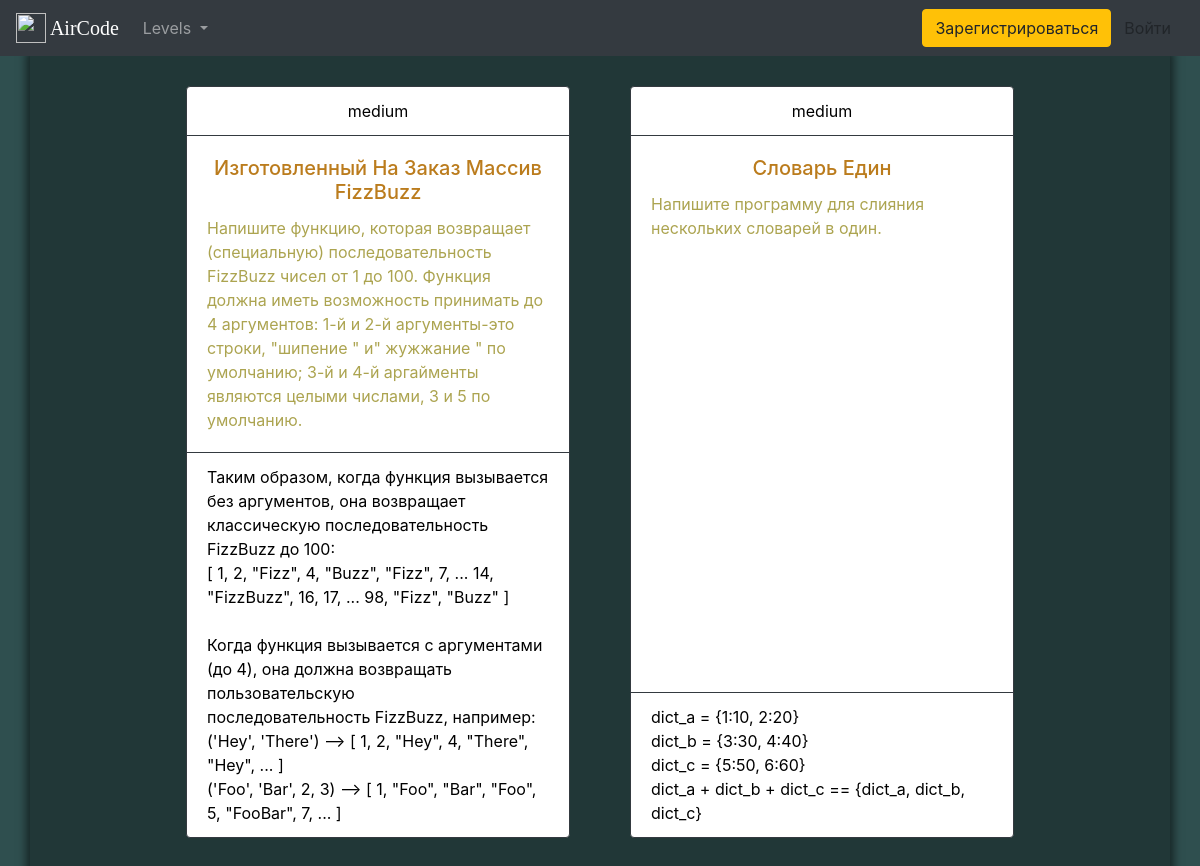
The page /somewhat/ on the database its author committed.
### main/models.py (models this page shows, shortened)
class Task(models.Model):
    article = models.CharField("Название", max_length=120)
    lvl = models.ForeignKey(
        Category, on_delete=models.CASCADE, related_name="postcategory"
    )
    textarea = models.TextField(max_length=5600)
    examples = models.TextField("Примеры", max_length=2000)
    post_date = models.DateField("Date", default=datetime.date.today)
    tests = models.ForeignKey(
        Test,
        on_delete=models.CASCADE,
        related_name="Тесты",
        blank=True,
        null=True,
        default=None,
    )
    solution = models.TextField(max_length=5600, default="")

class Category(models.Model):
    name = models.CharField(max_length=40)
    def __str__(self):
        return self.name

### main/views.py (the view)
# urls.py: path("somewhat/", posts_somewhat, name="somewhat"),
def posts_somewhat(request):
    post = Task.objects.filter(lvl__name="medium")
    context = {
        "post": post,
    }
    return render(request, "main/somewhat.html", context)

### main/templates/main/somewhat.html
{% extends 'main/base.html' %}
{% load static %}
{% block content %}
<div class="container-fluid" style="background-color: darkslategray">
    <div class="container justify-content-center home-page-mid-bar">
        <div class="container justify-content-between">
            <div class="row justify-content-center">
                {% for item in post %}
                <div class="card border-dark mb-3" style="max-width: 24rem; margin: 30px">
                <div class="card-header bg-transparent border-dark" style="text-align: center;color: black;">{{item.lvl}}</div>
                <div class="card-body text-warning">
                    <a style="color: #bb7c1d;" href="{% url 'task_template' item.pk%}"><h5 class="card-title" style="text-align: center;">{{item.article}}</h5></a>
                    <p class="card-text" style="color:#aca450;">{{item.textarea}}</p>
                </div>
                <div style="color: black;" class="card-footer bg-transparent border-dark">{{item.examples|safe}}</div>
                </div>
                {%endfor%}
        </div>
    </div>
</div>
</div>
{% endblock %}

### main/static/main/style.css (style rules this page uses)
.home-page-mid-bar { background-color: rgba(0, 0, 0, 0.3); color: white; box-shadow: 0 0 8px 4px rgba(0, 0, 0, 0.5); min-height: 1000px; }
body > div > div > div > div > div { -webkit-transition: all 0.3s ease; -moz-transition: all 0.3s ease; -o-transition: all 0.3s ease; transition: all 0.3s ease; }

### rows shown on the page
Task: lvl "medium", article "Изготовленный На Заказ Массив FizzBuzz", textarea "Напишите функцию, которая возвращает (специальную) последовательность FizzBuzz чисел от 1 до 100. Функция должна иметь возможность принимать до 4 аргументов: 1-й и 2-й аргументы-это строки, \"шипение \" и\" жужжание \" по умолчанию; 3-й и 4-й аргайменты являются целыми числами, 3 и 5 по умолчанию.", examples "Таким образом, когда функция вызывается без аргументов, она возвращает классическую последовательность FizzBuzz до 100: [ 1, 2, \"Fizz\", 4, \"Buzz\", \"Fizz\", 7, ... 14, \"FizzBuzz\", 16, 17, ... 98, \"Fizz\", \"Buzz\" ] Когда функция вызывается с аргументами (до 4), она должна возвращать пользовательскую последовательность FizzBuzz, например: ('Hey', 'There') --> [ 1, 2, \"Hey\", 4, \"There\", \"Hey\", ... ] ('Foo', 'Bar', 2, 3) --> [ 1, \"Foo\", \"Bar\", \"Foo\", 5, \"FooBar\", 7, ... ]"
Task: lvl "medium", article "Словарь Един", textarea "Напишите программу для слияния нескольких словарей в один.", examples "dict_a = {1:10, 2:20} dict_b = {3:30, 4:40} dict_c = {5:50, 6:60} dict_a + dict_b + dict_c == {dict_a, dict_b, dict_c}"
